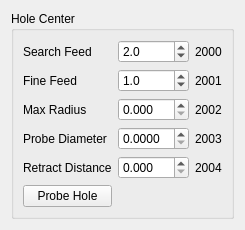
          <widget class="QWidget" name="tab_8">
           <attribute name="title">
            <string>Inside</string>
           </attribute>
           <layout class="QGridLayout" name="gridLayout_23">
            <item row="0" column="0">
             <widget class="QGroupBox" name="groupBox_13">
              <property name="title">
               <string>Hole Center</string>
              </property>
              <layout class="QGridLayout" name="gridLayout_22">
               <item row="3" column="0">
                <widget class="QLabel" name="label_21">
                 <property name="text">
                  <string>Probe Diameter</string>
                 </property>
                </widget>
               </item>
               <item row="4" column="0">
                <widget class="QLabel" name="label_22">
                 <property name="text">
                  <string>Retract Distance</string>
                 </property>
                </widget>
               </item>
               <item row="2" column="0">
                <widget class="QLabel" name="label_20">
                 <property name="text">
                  <string>Max Radius</string>
                 </property>
                </widget>
               </item>
               <item row="1" column="0">
                <widget class="QLabel" name="label_19">
                 <property name="text">
                  <string>Fine Feed</string>
                 </property>
                </widget>
               </item>
               <item row="1" column="1">
                <widget class="QDoubleSpinBox" name="doubleSpinBox_4">
                 <property name="decimals">
                  <number>1</number>
                 </property>
                 <property name="value">
                  <double>1.000000000000000</double>
                 </property>
                 <property name="function" stdset="0">
                  <string>set_var</string>
                 </property>
                 <property name="variable" stdset="0">
                  <string>2001</string>
                 </property>
                 <property name="input" stdset="0">
                  <string>number</string>
                 </property>
                </widget>
               </item>
               <item row="5" column="0">
                <widget class="QPushButton" name="probe_hole">
                 <property name="text">
                  <string>Probe Hole</string>
                 </property>
                 <property name="function" stdset="0">
                  <string>mdi</string>
                 </property>
                 <property name="command" stdset="0">
                  <string>o&lt;p_hole&gt; call</string>
                 </property>
                </widget>
               </item>
               <item row="0" column="1">
                <widget class="QDoubleSpinBox" name="doubleSpinBox_3">
                 <property name="decimals">
                  <number>1</number>
                 </property>
                 <property name="value">
                  <double>2.000000000000000</double>
                 </property>
                 <property name="function" stdset="0">
                  <string>set_var</string>
                 </property>
                 <property name="variable" stdset="0">
                  <string>2000</string>
                 </property>
                 <property name="input" stdset="0">
                  <string>number</string>
                 </property>
                </widget>
               </item>
               <item row="2" column="1">
                <widget class="QDoubleSpinBox" name="doubleSpinBox_8">
                 <property name="decimals">
                  <number>3</number>
                 </property>
                 <property name="function" stdset="0">
                  <string>set_var</string>
                 </property>
                 <property name="variable" stdset="0">
                  <string>2002</string>
                 </property>
                 <property name="input" stdset="0">
                  <string>number</string>
                 </property>
                </widget>
               </item>
               <item row="0" column="0">
                <widget class="QLabel" name="label_18">
                 <property name="text">
                  <string>Search Feed</string>
                 </property>
                </widget>
               </item>
               <item row="4" column="1">
                <widget class="QDoubleSpinBox" name="doubleSpinBox_11">
                 <property name="decimals">
                  <number>3</number>
                 </property>
                 <property name="function" stdset="0">
                  <string>set_var</string>
                 </property>
                 <property name="variable" stdset="0">
                  <string>2004</string>
                 </property>
                 <property name="input" stdset="0">
                  <string>number</string>
                 </property>
                </widget>
               </item>
               <item row="3" column="1">
                <widget class="QDoubleSpinBox" name="doubleSpinBox_10">
                 <property name="decimals">
                  <number>4</number>
                 </property>
                 <property name="function" stdset="0">
                  <string>set_var</string>
                 </property>
                 <property name="variable" stdset="0">
                  <string>2003</string>
                 </property>
                 <property name="input" stdset="0">
                  <string>number</string>
                 </property>
                </widget>
               </item>
               <item row="0" column="2">
                <widget class="QLabel" name="label_23">
                 <property name="text">
                  <string>2000</string>
                 </property>
                </widget>
               </item>
               <item row="1" column="2">
                <widget class="QLabel" name="label_24">
                 <property name="text">
                  <string>2001</string>
                 </property>
                </widget>
               </item>
               <item row="2" column="2">
                <widget class="QLabel" name="label_25">
                 <property name="text">
                  <string>2002</string>
                 </property>
                </widget>
               </item>
               <item row="3" column="2">
                <widget class="QLabel" name="label_26">
                 <property name="text">
                  <string>2003</string>
                 </property>
                </widget>
               </item>
               <item row="4" column="2">
                <widget class="QLabel" name="label_27">
                 <property name="text">
                  <string>2004</string>
                 </property>
                </widget>
               </item>
              </layout>
             </widget>
            </item>
           </layout>
          </widget>
